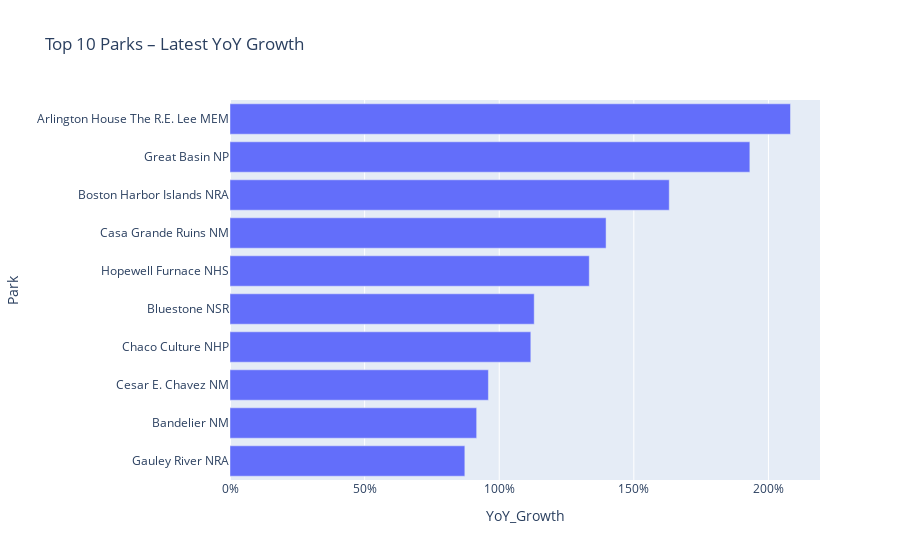

Notebook code for this chart:
### Code cell
fig = px.bar(
    top_gainers.sort_values("YoY_Growth"),
    x="YoY_Growth", y="Park", orientation="h",
    title="Top 10 Parks – Latest YoY Growth"
)
fig.update_layout(xaxis_tickformat=".0%")
fig.show()

### Figure 1 — Plotly figure (JSON) as saved in the notebook; plotly's stock layout.template omitted (floating-point values rounded to 4 significant figures)
{"data": [{"alignmentgroup": "True", "hovertemplate": "YoY_Growth=%{x}<br>Park=%{y}<extra></extra>", "legendgroup": "", "marker": {"color": "#636efa", "pattern": {"shape": ""}}, "name": "", "offsetgroup": "", "orientation": "h", "showlegend": false, "textposition": "auto", "type": "bar", "x": [0.8723, 0.9162, 0.9598, 1.117, 1.13, 1.334, 1.397, 1.632, 1.931, 2.082], "xaxis": "x", "y": ["Gauley River NRA", "Bandelier NM", "Cesar E. Chavez NM", "Chaco Culture NHP", "Bluestone NSR", "Hopewell Furnace NHS", "Casa Grande Ruins NM", "Boston Harbor Islands NRA", "Great Basin NP", "Arlington House The R.E. Lee MEM"], "yaxis": "y"}], "layout": {"barmode": "relative", "legend": {"tracegroupgap": 0}, "title": {"text": "Top 10 Parks – Latest YoY Growth"}, "xaxis": {"anchor": "y", "domain": [0, 1], "tickformat": ".0%", "title": {"text": "YoY_Growth"}}, "yaxis": {"anchor": "x", "domain": [0, 1], "title": {"text": "Park"}}}}
